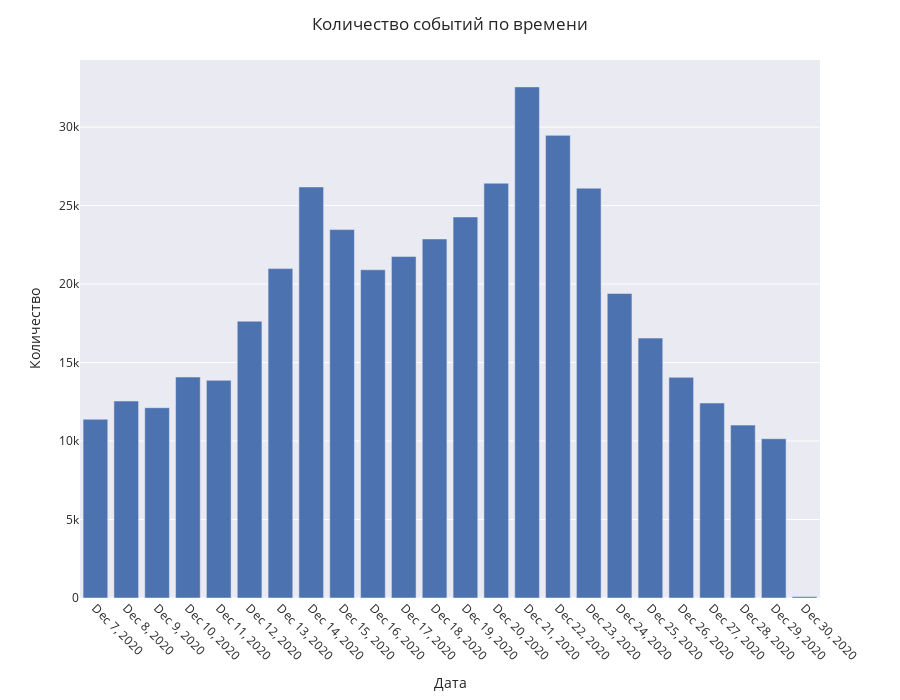

The cell this chart's notebook holds for it:
### Code cell
fig = px.bar(
    events_count, 
    x='event_date', 
    y='event_name',
    labels={'event_date': 'Дата', 'event_name': 'Количество'},
)

fig.update_xaxes(tickangle=45, tickvals=events_count['event_date'], showgrid=False)
fig.update_layout(title_text='Количество событий по времени', height=700)
fig.show()

### Figure 1 — Plotly figure (JSON) as saved in the notebook; plotly's stock layout.template omitted (floating-point values rounded to 4 significant figures)
{"data": [{"alignmentgroup": "True", "hovertemplate": "Дата=%{x}<br>Количество=%{y}<extra></extra>", "legendgroup": "", "marker": {"color": "rgb(76,114,176)", "pattern": {"shape": ""}}, "name": "", "offsetgroup": "", "orientation": "v", "showlegend": false, "textposition": "auto", "type": "bar", "x": ["2020-12-07T00:00:00", "2020-12-08T00:00:00", "2020-12-09T00:00:00", "2020-12-10T00:00:00", "2020-12-11T00:00:00", "2020-12-12T00:00:00", "2020-12-13T00:00:00", "2020-12-14T00:00:00", "2020-12-15T00:00:00", "2020-12-16T00:00:00", "2020-12-17T00:00:00", "2020-12-18T00:00:00", "2020-12-19T00:00:00", "2020-12-20T00:00:00", "2020-12-21T00:00:00", "2020-12-22T00:00:00", "2020-12-23T00:00:00", "2020-12-24T00:00:00", "2020-12-25T00:00:00", "2020-12-26T00:00:00", "2020-12-27T00:00:00", "2020-12-28T00:00:00", "2020-12-29T00:00:00", "2020-12-30T00:00:00"], "xaxis": "x", "y": [11385, 12547, 12122, 14077, 13864, 17634, 20985, 26184, 23469, 20909, 21751, 22871, 24273, 26425, 32559, 29472, 26108, 19399, 16556, 14058, 12420, 11014, 10146, 89], "yaxis": "y"}], "layout": {"barmode": "relative", "height": 700, "legend": {"tracegroupgap": 0}, "margin": {"t": 60}, "title": {"text": "Количество событий по времени"}, "xaxis": {"anchor": "y", "domain": [0, 1], "showgrid": false, "tickangle": 45, "tickvals": ["2020-12-07T00:00:00", "2020-12-08T00:00:00", "2020-12-09T00:00:00", "2020-12-10T00:00:00", "2020-12-11T00:00:00", "2020-12-12T00:00:00", "2020-12-13T00:00:00", "2020-12-14T00:00:00", "2020-12-15T00:00:00", "2020-12-16T00:00:00", "2020-12-17T00:00:00", "2020-12-18T00:00:00", "2020-12-19T00:00:00", "2020-12-20T00:00:00", "2020-12-21T00:00:00", "2020-12-22T00:00:00", "2020-12-23T00:00:00", "2020-12-24T00:00:00", "2020-12-25T00:00:00", "2020-12-26T00:00:00", "2020-12-27T00:00:00", "2020-12-28T00:00:00", "2020-12-29T00:00:00", "2020-12-30T00:00:00"], "title": {"text": "Дата"}}, "yaxis": {"anchor": "x", "domain": [0, 1], "title": {"text": "Количество"}}}}
